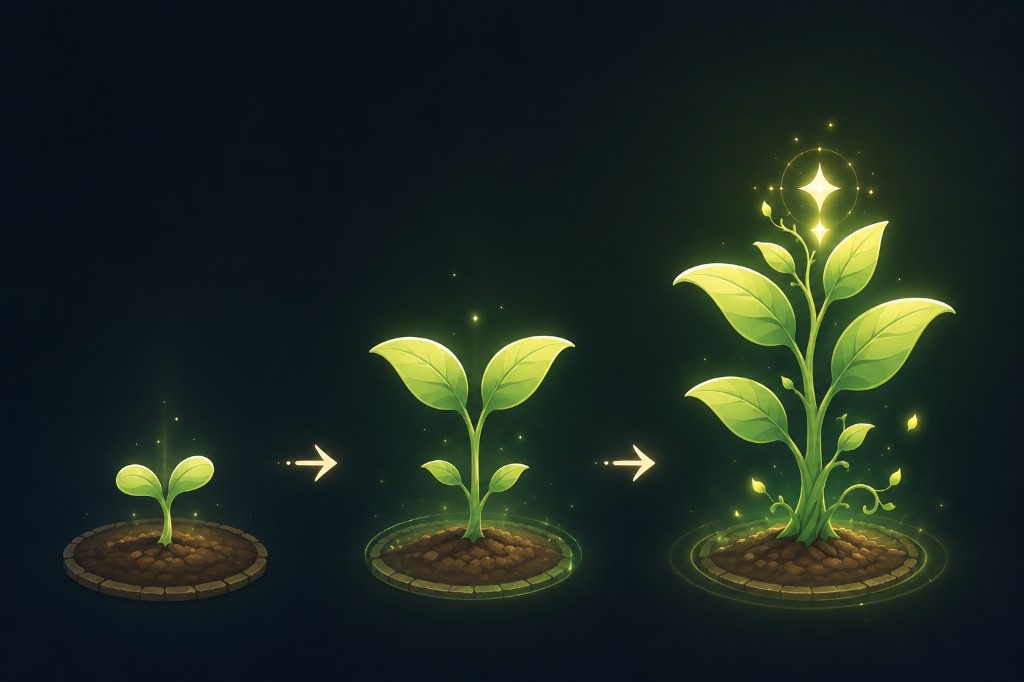
#> input picture assets/sprout-growth-sheet.png, 1024 x 682 px
$ python build-sprout-stages-from-sheet.py
#> lines starting #> are read from the running program, lines starting #| are printed output that depends on the picture
"""
Split a 3-across sprout reference sheet into stage1/2/3 PNGs, key black/dark to transparent,
upscale for in-game clarity, then save to ../이미지/
"""
from __future__ import annotations

import sys
from pathlib import Path

try:
    from PIL import Image
except ImportError:
    print("Pillow required: pip install Pillow", file=sys.stderr)
    sys.exit(1)


def black_to_transparent(im: Image.Image, thr: int = 40, edge: int = 102) -> Image.Image:
    """Near-black → transparent; slightly wider edge blend to remove leftover matte."""
    im = im.convert("RGBA")
    px = im.load()
    w, h = im.size
    for y in range(h):
        for x in range(w):
            r, g, b, a = px[x, y]
            m = max(r, g, b)
            if m <= thr:
                px[x, y] = (r, g, b, 0)
            elif m < edge:
                factor = (m - thr) / max(1, edge - thr)
                px[x, y] = (r, g, b, int(round(a * factor)))
    return im


def trim_alpha_bbox(im: Image.Image, pad: int = 2) -> Image.Image:
    im = im.convert("RGBA")
    bbox = im.getbbox()
    if not bbox:
        return im
    l, t, r, b = bbox
    l = max(0, l - pad)
    t = max(0, t - pad)
    r = min(im.width, r + pad)
    b = min(im.height, b + pad)
    return im.crop((l, t, r, b))


def split_three_columns(im: Image.Image) -> list[Image.Image]:
    w, h = im.size
#> w = 1024; h = 682
    col_w = w // 3
#> col_w = 341
    out = []
    for i in range(3):
        x0 = i * col_w
        x1 = w if i == 2 else (i + 1) * col_w
        out.append(im.crop((x0, 0, x1, h)))
#> after the loop, out = 3 items
    return out


def crop_horizontal_center_fraction(im: Image.Image, frac: float = 0.82) -> Image.Image:
    w, h = im.size
    margin = (1.0 - frac) / 2.0
    x0 = int(round(w * margin))
    x1 = int(round(w * (1.0 - margin)))
    return im.crop((x0, 0, x1, h))


def upscale_if_small(im: Image.Image, min_short_edge: int = 420) -> Image.Image:
    w, h = im.size
    short = min(w, h)
    if short >= min_short_edge:
        return im
    scale = min_short_edge / float(short)
    nw = max(1, int(round(w * scale)))
    nh = max(1, int(round(h * scale)))
    return im.resize((nw, nh), Image.Resampling.LANCZOS)


def main() -> None:
    root = Path(__file__).resolve().parents[1]
    src = root / "assets" / "sprout-growth-sheet.png"
    if not src.is_file():
        legacy = Path(
            r"C:\Users\USER\.cursor\projects\c-Users-USER-Desktop-OVC\assets\c__Users_USER_AppData_Roaming_Cursor_User_workspaceStorage_5051453ebec3272e55d6a08d292c16f6_images_image-a5547477-4544-4109-b462-62e6ca07fd5d.png"
        )
        if legacy.is_file():
            src = legacy
        else:
            print("Source sheet not found. Place sheet at:", root / "assets" / "sprout-growth-sheet.png", file=sys.stderr)
            sys.exit(1)

    out_dir = root / "이미지"
    out_dir.mkdir(parents=True, exist_ok=True)

    sheet = Image.open(src).convert("RGBA")
    cols = split_three_columns(sheet)
#> cols = 3 items
    names = ["sprout-stage1.png", "sprout-stage2.png", "sprout-stage3.png"]
    for name, col in zip(names, cols, strict=True):
        col = crop_horizontal_center_fraction(col, 0.82)
        keyed = black_to_transparent(col)
        trimmed = trim_alpha_bbox(keyed)
        scaled = upscale_if_small(trimmed)
        dest = out_dir / name
        scaled.save(dest, "PNG", optimize=True)
        print("Wrote", dest, scaled.size)
#> this loop made 3 passes
#> (name, x1 in crop_horizontal_center_fraction, bbox in trim_alpha_bbox, l in trim_alpha_bbox, t in trim_alpha_bbox, r in trim_alpha_bbox) on passes 1 to 3: ('sprout-stage1.png', 310, (32, 399, 279, 601), 30, 397, 279), ('sprout-stage2.png', 310, (0, 272, 279, 603), 0, 270, 279), ('sprout-stage3.png', 311, (0, 113, 249, 620), 0, 111, 251)
#| Wrote 이미지/sprout-stage1.png (508, 420)
#| Wrote 이미지/sprout-stage2.png (420, 504)
#| Wrote 이미지/sprout-stage3.png (420, 855)
#> pass 1, in main, `col = crop_horizontal_center_fraction(col, 0.82)`:
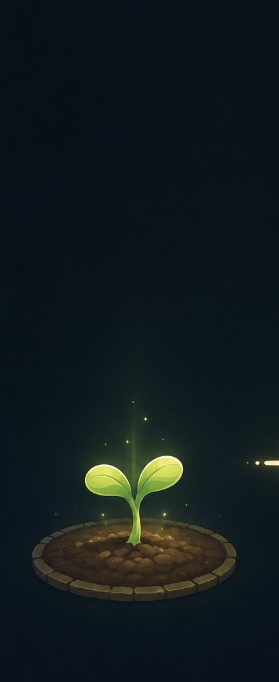
#> col: PIL image 279x682 RGBA; mean R, G, B, A 17.9, 26.7, 29.2, 255
#> pass 1, in main, `keyed = black_to_transparent(col)`:
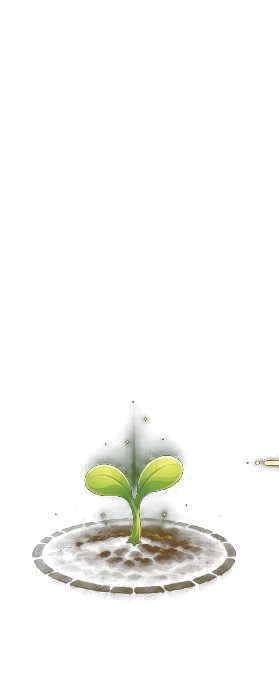
#> keyed: PIL image 279x682 RGBA; mean R, G, B, A 17.9, 26.7, 29.2, 12.1; transparent parts drawn white
#> pass 1, in main, `trimmed = trim_alpha_bbox(keyed)`:
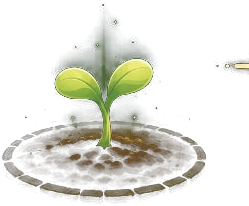
#> trimmed: PIL image 249x206 RGBA; mean R, G, B, A 39.6, 46.6, 37.1, 45; transparent parts drawn white
#> pass 1, in main, `scaled = upscale_if_small(trimmed)`:
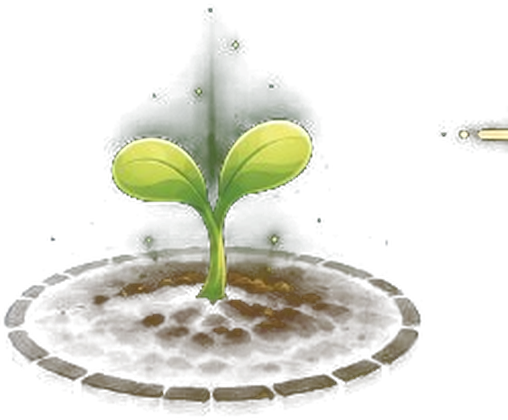
#> scaled: PIL image 508x420 RGBA; mean R, G, B, A 30.3, 31, 19.1, 45; transparent parts drawn white
#> after the loop:
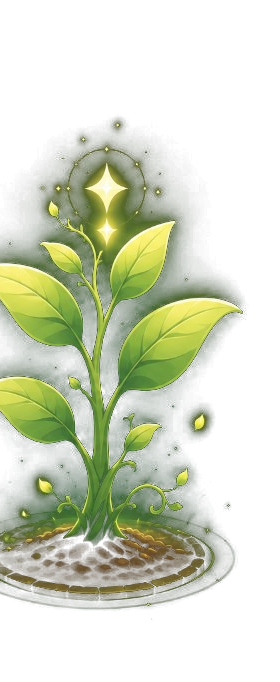
#> keyed: PIL image 280x682 RGBA; mean R, G, B, A 50.2, 64.7, 38.4, 74.8; transparent parts drawn white
#> after the loop:
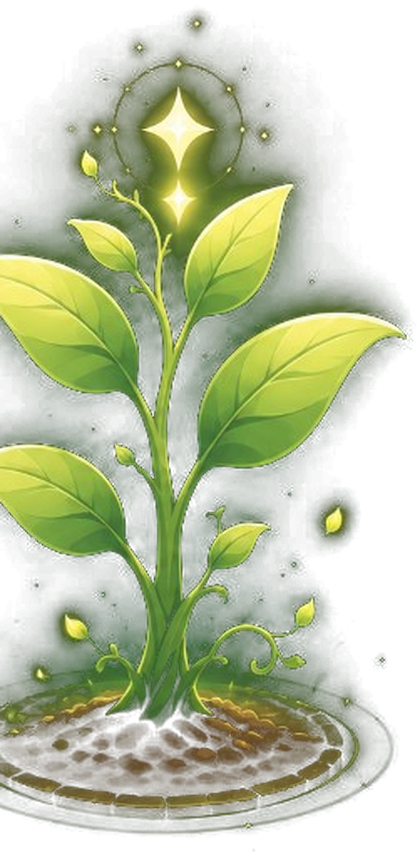
#> scaled: PIL image 420x855 RGBA; mean R, G, B, A 62, 76.4, 36.9, 111.1; transparent parts drawn white


if __name__ == "__main__":
    main()

$ run again, with assets/tree-cactus-stage-sheet.png copied over assets/sprout-growth-sheet.png
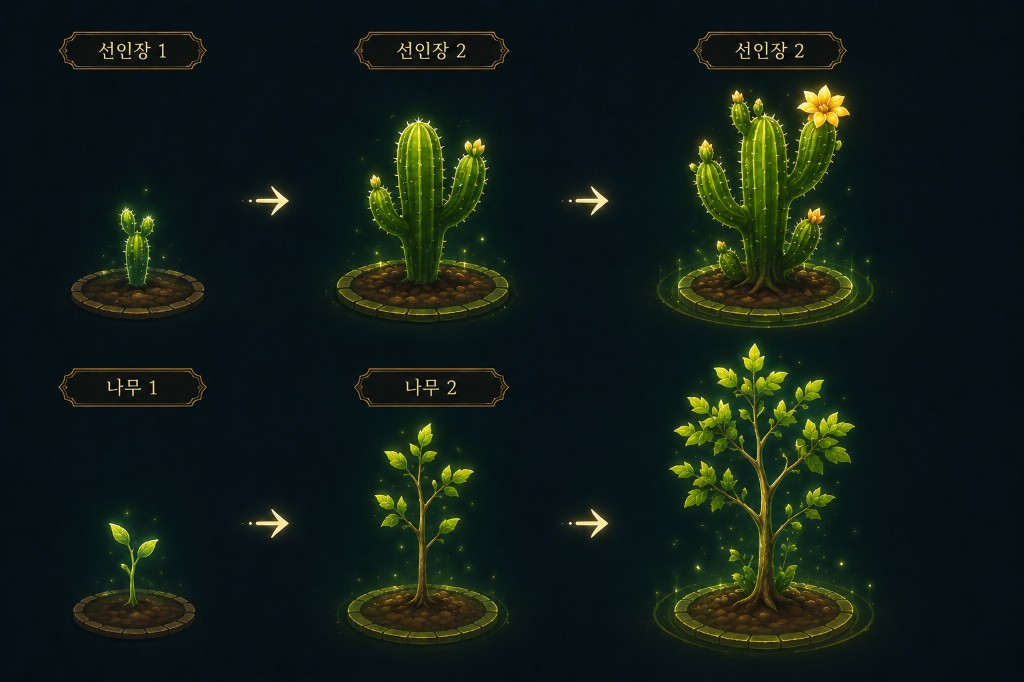
#> input picture assets/tree-cactus-stage-sheet.png, 1024 x 682 px
#> after the loop in split_three_columns, `for i in range(3):`: out = 3 items
#> the loop in main, `for name, col in zip(names, cols, strict=True):` made 3 passes
#> (name, x1 in crop_horizontal_center_fraction, bbox in trim_alpha_bbox, l in trim_alpha_bbox, r in trim_alpha_bbox, b in trim_alpha_bbox) on passes 1 to 3: ('sprout-stage1.png', 310, (27, 31, 261, 634), 25, 263, 636), ('sprout-stage2.png', 310, (0, 31, 241, 644), 0, 243, 646), ('sprout-stage3.png', 311, (0, 31, 180, 655), 0, 182, 657)
#> (printed output is left out)
#> pass 1, in main, `col = crop_horizontal_center_fraction(col, 0.82)`:
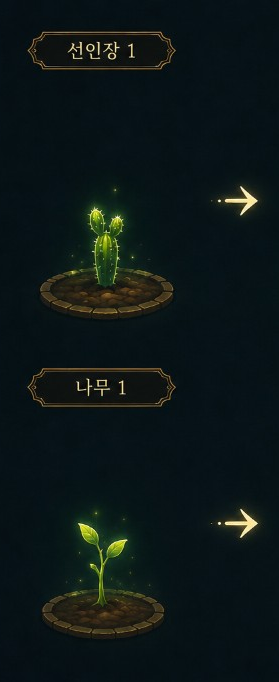
#> col: PIL image 279x682 RGBA; mean R, G, B, A 12.9, 23.1, 23.5, 255
#> after the loop in main, `for name, col in zip(names, cols, strict=True):`:
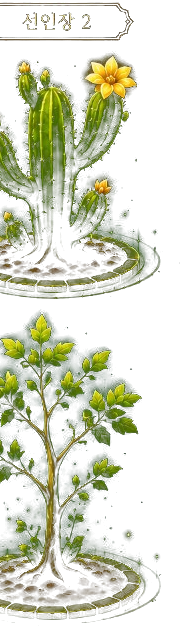
#> trimmed: PIL image 182x628 RGBA; mean R, G, B, A 38.8, 51.9, 22.7, 60.5; transparent parts drawn white
